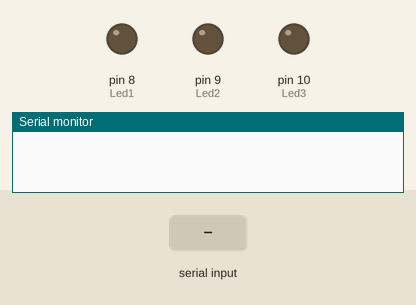
Bench run of a sketch on a simulated Arduino Uno, built with avr-gcc and run on an emulated ATmega328P. On the bench: output pins drawn as LEDs (lit = HIGH), the last lines printed to the serial monitor. Inputs (shaded band) come from the test bench.

Above: at 1.2 s.
1.3 s: "Led1\n" received over the second serial link
At 1.7 s:
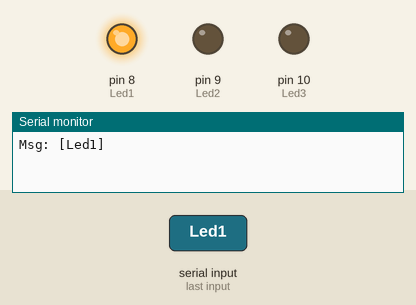
2.8 s: "Led2\n" received over the second serial link
At 4.0 s:
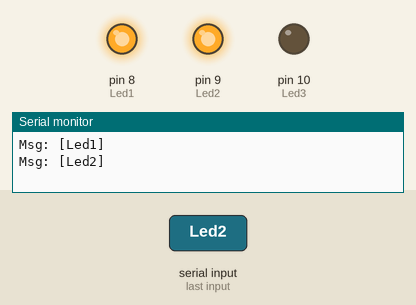
4.3 s: "Led3\n" received over the second serial link
At 5.2 s:
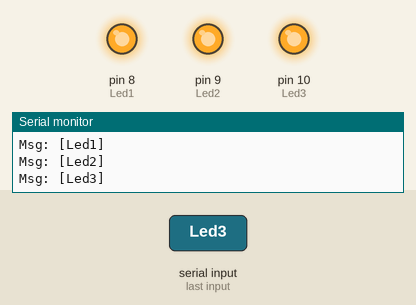
5.8 s: "Led1\n" received over the second serial link
At 6.3 s:
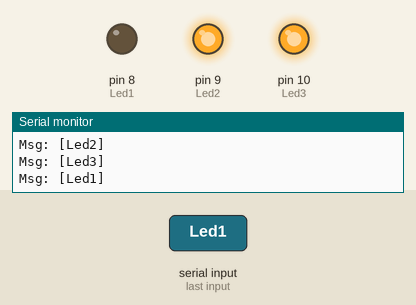
7.3 s: "Led2\n" received over the second serial link
At 8.7 s:
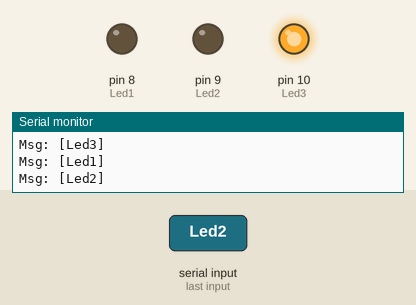
Timing chart, 0 to 9.8 s (numbered marks = the images above; inputs shaded):
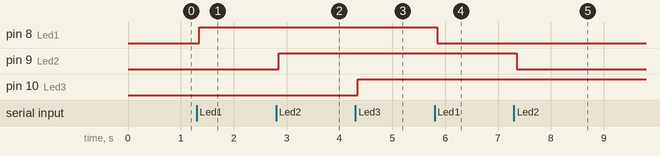

The sketch:

project13.ino
```cpp
#include <SoftwareSerial.h>

#define Led1 8
#define Led2 9
#define Led3 10

String mensagem;

SoftwareSerial Bluetooth(2, 3);

void setup(){
  Serial.begin(9600);
  Bluetooth.begin(9600);

  pinMode(Led1, OUTPUT);
  pinMode(Led2, OUTPUT);
  pinMode(Led3, OUTPUT);
}

void loop(){
  mensagem = "";

  if(Bluetooth.available() > 0){
    while(Bluetooth.available() > 0){
      char letra = Bluetooth.read();

      if(letra != '\n'){
        mensagem.concat(letra);
      }
      delay(10);
    }

    Serial.print("Msg: [");
    Serial.print(mensagem);
    Serial.println("]");

    if(mensagem.indexOf("Led1") > -1){
      digitalWrite(Led1, !digitalRead(Led1));
    }

    if(mensagem.indexOf("Led2") > -1){
      digitalWrite(Led2, !digitalRead(Led2));
    }

    if(mensagem.indexOf("Led3") > -1){
      digitalWrite(Led3, !digitalRead(Led3));
    }

    Bluetooth.print("{");

    if(digitalRead(Led1) == HIGH){
      Bluetooth.print("l1on");
    }else{
      Bluetooth.print("l1of");
    }

    if(digitalRead(Led2) == HIGH){
      Bluetooth.print("l2on");
    }else{
      Bluetooth.print("l2of");
    }

    if(digitalRead(Led3) == HIGH){
      Bluetooth.print("l3on");
    }else{
      Bluetooth.print("l3of");
    }

    Bluetooth.print("}");
  }
}
```

Measured:
- after the input at 1.3 s, pin 8 (Led1): LOW → HIGH after 0.05 s
- after the input at 2.8 s, pin 9 (Led2): LOW → HIGH after 0.05 s
- after the input at 4.3 s, pin 10 (Led3): LOW → HIGH after 0.05 s
- after the input at 5.8 s, pin 8 (Led1): HIGH → LOW after 0.05 s
- after the input at 7.3 s, pin 9 (Led2): HIGH → LOW after 0.05 s
